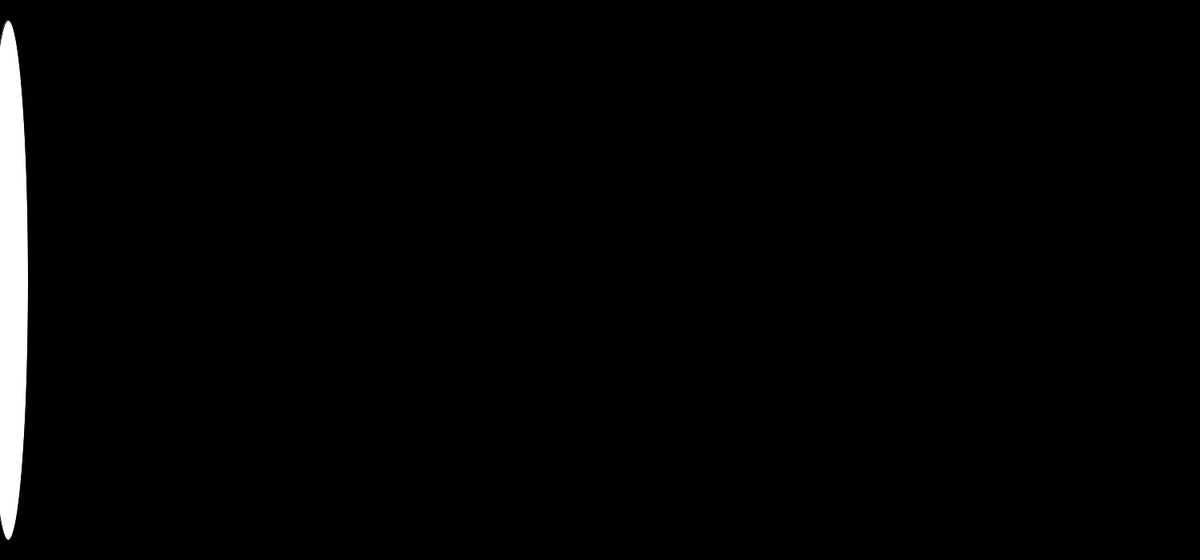
Frame 1 (no input)
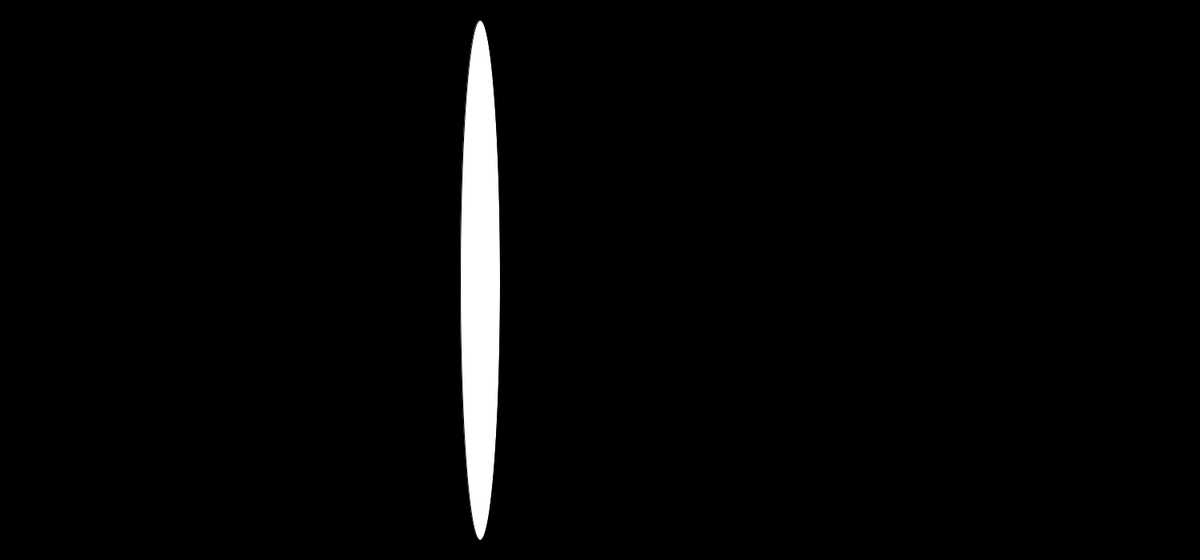
Frame 60 (the mouse pressed at the canvas centre just before this capture)
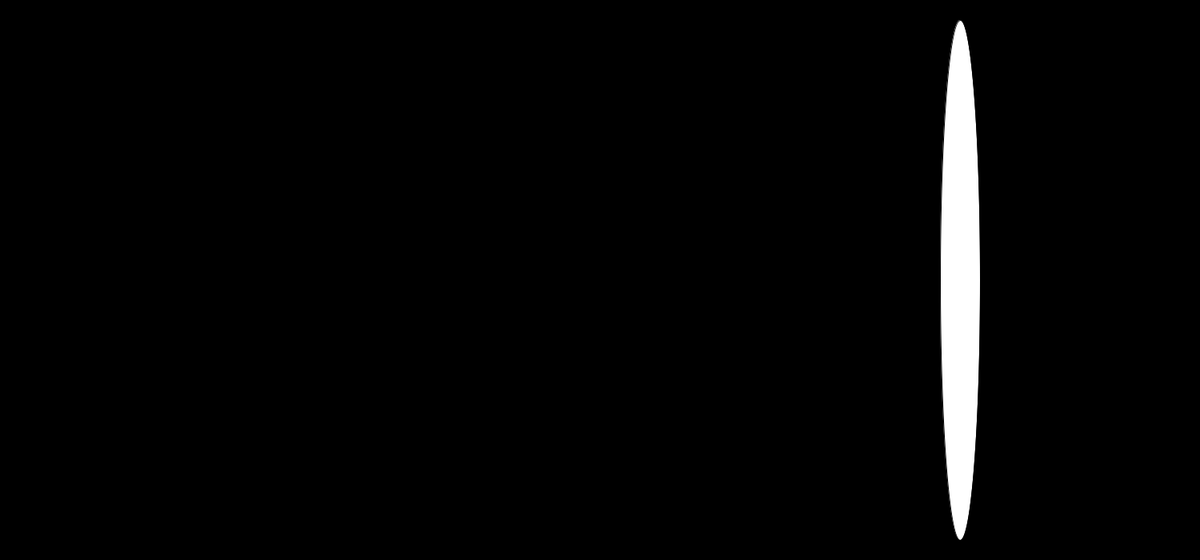
Frame 120 (the mouse held since frame 60 and released just before this capture)

The Processing sketch that drew these frames (run headless with seeded random() and noise(); from frame 60 on, the mouse is pressed at the canvas centre):

// Processing sketch: sketch_8_3_rollende_bal
// ── sketch_8_3_rollende_bal.pde
int x = 0;

void setup() {
  size(1500, 700);
}

void draw() {
  background(0, 0, 0);

  x += 10;
  ellipse(x, 350, 50, 650);
  
  if (x >= 1500) {
    x = 0;
  }
}
